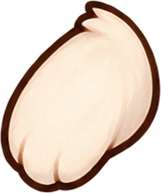
#> input picture outputs/companion-rigs/v2/bunny/before-fidelity/runtime/arm_r.png, 161 x 193 px, given in place of original.png, which was not available
$ python export-neutral-fidelity-review.py
#> lines starting #> are read from the running program, lines starting #| are printed output that depends on the picture; pictures that were not available may be replaced by others from this repository, and a replacement may not be noted
"""Export Original / Composite / 50% Overlay / Difference for all candidates."""
from pathlib import Path
from PIL import Image, ImageDraw, ImageFont

ROOT = Path(__file__).resolve().parents[1]
SPECIES = ['fox','bunny','robot','frog','cat','dog','dragon','duck','spirit','child','custom']
MODES = [('Original','original'),('Composite','neutral'),('50% Overlay','overlay'),('Difference','difference')]
font = ImageFont.truetype('C:/Windows/Fonts/arial.ttf',22)
title = ImageFont.truetype('C:/Windows/Fonts/arialbd.ttf',34)
board = Image.new('RGB',(1536,11*430+140),'#f4eef8')
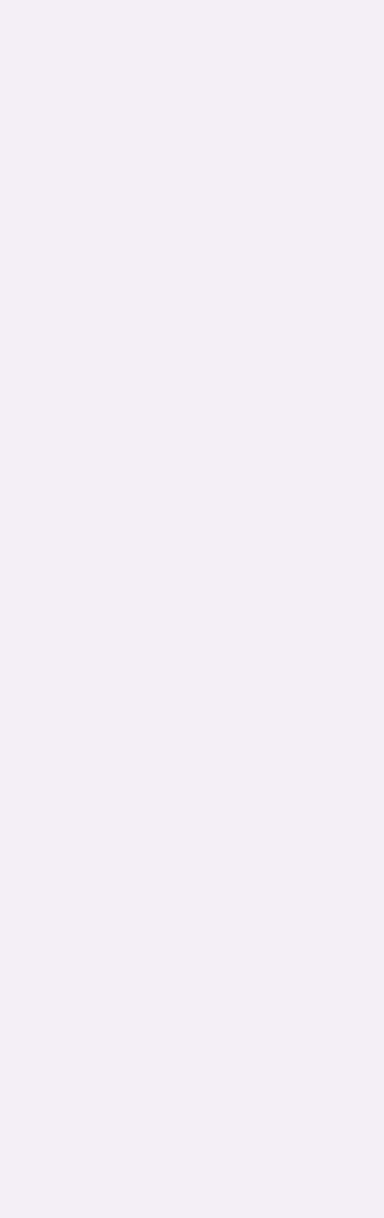
#> board: PIL image 1536x4870 RGB (shown at 1/4 size); mean R, G, B 244, 238, 248
draw = ImageDraw.Draw(board)
draw.text((24,18),'Neutral fidelity review — all 11 species',font=title,fill='#403348')
draw.text((24,68),'Separate articulated base layers • Ground (256,448) • Original artwork retained',font=font,fill='#655a70')
for i,species in enumerate(SPECIES):
  y = 120+i*430
  draw.text((24,y),species.upper(),font=font,fill='#403348')
  for j,(label,name) in enumerate(MODES):
    x = j*384
    art = Image.open(ROOT/f'outputs/companion-rigs/v2/{species}/{name}.png').convert('RGBA')
#> art is the input picture: PIL image 161x193 RGBA; mean R, G, B, A 145.4, 127, 113.5, 165.7
    tile = Image.new('RGBA',(360,360),'#eeeaf1' if name!='difference' else '#000000')
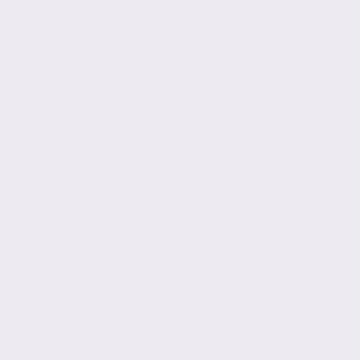
#> tile: PIL image 360x360 RGBA; mean R, G, B, A 238, 234, 241, 255
    tile.alpha_composite(art.resize((360,360),Image.Resampling.LANCZOS))
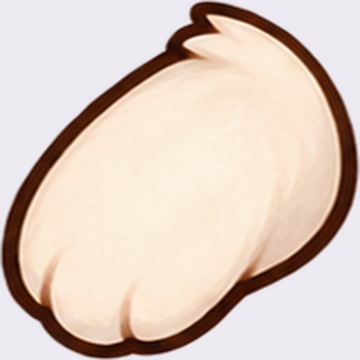
#> tile: PIL image 360x360 RGBA; mean R, G, B, A 221.7, 204.5, 194, 255
    board.paste(tile.convert('RGB'),(x+12,y+30))
#> (the run stopped early here; a loop or call above may not have finished)
